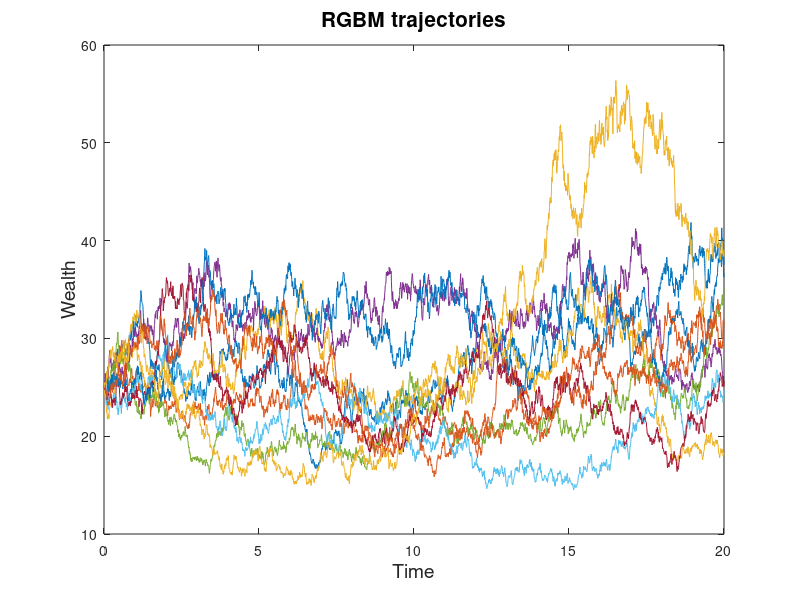

Recreate this plot in MATLAB.
% Euler RGBM
clear all
rng('default');
%parameters
mu = 0.02; sigma= 0.15; X0 = 25; mu_bar = mu-0.5*sigma^2;
T = 20; N = 10; M=2500; dt = T/M; 
tau= 0.2; %reallocation parameter
X        = ones(M,N)*X0;
%Z       = ones(M,N)*X0;
dW = sqrt(dt)*randn(M,N);
for i  = 2:M
X(i,:) = X(i-1,:)+X(i-1,:).*(mu*dt+sigma*dW(i,:))-tau*(X(i-1,:)-mean(X(i-1,:)))*dt; %RGBM
%Z(i,:) = Z(i-1,:)+Z(i-1,:).*(mu*dt+sigma*dW(i,:)); %GBM
end
tnew   = ones(M,1)*dt;
tc     = cumsum(tnew);
plot(tc, X); 
xlabel('Time', 'FontSize', 14);
ylabel('Wealth', 'FontSize', 14);
title('RGBM trajectories', 'FontSize', 15);
